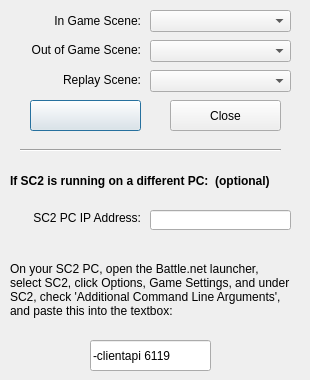
<?xml version="1.0" encoding="UTF-8"?>
<ui version="4.0">
 <class>SceneSwitcher</class>
 <widget class="QDialog" name="SceneSwitcher">
  <property name="geometry">
   <rect>
    <x>0</x>
    <y>0</y>
    <width>310</width>
    <height>380</height>
   </rect>
  </property>
  <property name="windowTitle">
   <string>SC2Switcher</string>
  </property>
  <widget class="QPushButton" name="toggleStartButton">
   <property name="geometry">
    <rect>
     <x>30</x>
     <y>100</y>
     <width>111</width>
     <height>31</height>
    </rect>
   </property>
   <property name="text">
    <string/>
   </property>
  </widget>
  <widget class="QComboBox" name="inGameScene">
   <property name="geometry">
    <rect>
     <x>150</x>
     <y>10</y>
     <width>141</width>
     <height>22</height>
    </rect>
   </property>
  </widget>
  <widget class="QComboBox" name="outGameScene">
   <property name="geometry">
    <rect>
     <x>150</x>
     <y>40</y>
     <width>141</width>
     <height>22</height>
    </rect>
   </property>
  </widget>
  <widget class="QLabel" name="label">
   <property name="geometry">
    <rect>
     <x>30</x>
     <y>10</y>
     <width>111</width>
     <height>21</height>
    </rect>
   </property>
   <property name="text">
    <string>In Game Scene:</string>
   </property>
   <property name="alignment">
    <set>Qt::AlignRight|Qt::AlignTrailing|Qt::AlignVCenter</set>
   </property>
  </widget>
  <widget class="QLabel" name="label_2">
   <property name="geometry">
    <rect>
     <x>10</x>
     <y>40</y>
     <width>131</width>
     <height>20</height>
    </rect>
   </property>
   <property name="text">
    <string>Out of Game Scene:</string>
   </property>
   <property name="alignment">
    <set>Qt::AlignRight|Qt::AlignTrailing|Qt::AlignVCenter</set>
   </property>
  </widget>
  <widget class="QLabel" name="label_4">
   <property name="geometry">
    <rect>
     <x>10</x>
     <y>210</y>
     <width>131</width>
     <height>16</height>
    </rect>
   </property>
   <property name="text">
    <string>SC2 PC IP Address:</string>
   </property>
   <property name="alignment">
    <set>Qt::AlignRight|Qt::AlignTrailing|Qt::AlignVCenter</set>
   </property>
  </widget>
  <widget class="QLineEdit" name="ipAddr">
   <property name="geometry">
    <rect>
     <x>150</x>
     <y>210</y>
     <width>141</width>
     <height>20</height>
    </rect>
   </property>
  </widget>
  <widget class="QLabel" name="label_5">
   <property name="geometry">
    <rect>
     <x>10</x>
     <y>240</y>
     <width>281</width>
     <height>101</height>
    </rect>
   </property>
   <property name="text">
    <string>&lt;html&gt;&lt;head/&gt;&lt;body&gt;&lt;p&gt;On your SC2 PC, open the Battle.net launcher, select SC2, click Options, Game Settings, and under SC2, check 'Additional Command Line Arguments', and paste this into the textbox:&lt;/p&gt;&lt;/body&gt;&lt;/html&gt;</string>
   </property>
   <property name="wordWrap">
    <bool>true</bool>
   </property>
  </widget>
  <widget class="QLineEdit" name="lineEdit_2">
   <property name="geometry">
    <rect>
     <x>90</x>
     <y>340</y>
     <width>121</width>
     <height>31</height>
    </rect>
   </property>
   <property name="text">
    <string>-clientapi 6119</string>
   </property>
   <property name="readOnly">
    <bool>true</bool>
   </property>
  </widget>
  <widget class="QLabel" name="label_3">
   <property name="geometry">
    <rect>
     <x>10</x>
     <y>160</y>
     <width>261</width>
     <height>41</height>
    </rect>
   </property>
   <property name="font">
    <font>
     <weight>75</weight>
     <bold>true</bold>
    </font>
   </property>
   <property name="text">
    <string>If SC2 is running on a different PC:  (optional)</string>
   </property>
   <property name="wordWrap">
    <bool>true</bool>
   </property>
  </widget>
  <widget class="QLabel" name="label_6">
   <property name="geometry">
    <rect>
     <x>40</x>
     <y>70</y>
     <width>101</width>
     <height>20</height>
    </rect>
   </property>
   <property name="layoutDirection">
    <enum>Qt::RightToLeft</enum>
   </property>
   <property name="text">
    <string>Replay Scene:</string>
   </property>
   <property name="alignment">
    <set>Qt::AlignRight|Qt::AlignTrailing|Qt::AlignVCenter</set>
   </property>
  </widget>
  <widget class="QComboBox" name="replayScene">
   <property name="geometry">
    <rect>
     <x>150</x>
     <y>70</y>
     <width>141</width>
     <height>22</height>
    </rect>
   </property>
  </widget>
  <widget class="Line" name="line">
   <property name="geometry">
    <rect>
     <x>20</x>
     <y>140</y>
     <width>261</width>
     <height>20</height>
    </rect>
   </property>
   <property name="orientation">
    <enum>Qt::Horizontal</enum>
   </property>
  </widget>
  <widget class="QPushButton" name="exitButton">
   <property name="geometry">
    <rect>
     <x>170</x>
     <y>100</y>
     <width>111</width>
     <height>31</height>
    </rect>
   </property>
   <property name="text">
    <string>Close</string>
   </property>
  </widget>
 </widget>
 <resources/>
 <connections/>
</ui>
